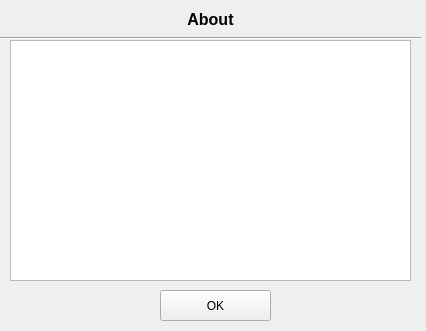
<?xml version="1.0" encoding="UTF-8"?>
<ui version="4.0">
 <class>Form</class>
 <widget class="QWidget" name="Form">
  <property name="geometry">
   <rect>
    <x>0</x>
    <y>0</y>
    <width>426</width>
    <height>331</height>
   </rect>
  </property>
  <property name="windowTitle">
   <string>About</string>
  </property>
  <widget class="Line" name="line">
   <property name="geometry">
    <rect>
     <x>0</x>
     <y>30</y>
     <width>421</width>
     <height>16</height>
    </rect>
   </property>
   <property name="orientation">
    <enum>Qt::Horizontal</enum>
   </property>
  </widget>
  <widget class="QLabel" name="about_label">
   <property name="geometry">
    <rect>
     <x>10</x>
     <y>10</y>
     <width>401</width>
     <height>20</height>
    </rect>
   </property>
   <property name="text">
    <string>&lt;html&gt;&lt;head/&gt;&lt;body&gt;&lt;p align=&quot;center&quot;&gt;&lt;span style=&quot; font-size:12pt; font-weight:600;&quot;&gt;About&lt;/span&gt;&lt;/p&gt;&lt;/body&gt;&lt;/html&gt;</string>
   </property>
  </widget>
  <widget class="QLabel" name="about_icon">
   <property name="geometry">
    <rect>
     <x>10</x>
     <y>10</y>
     <width>121</width>
     <height>21</height>
    </rect>
   </property>
   <property name="text">
    <string/>
   </property>
   <property name="pixmap">
    <pixmap>../GUI/images/CI-SEMI.jpg</pixmap>
   </property>
   <property name="scaledContents">
    <bool>true</bool>
   </property>
  </widget>
  <widget class="QTextEdit" name="textEdit">
   <property name="geometry">
    <rect>
     <x>10</x>
     <y>40</y>
     <width>401</width>
     <height>241</height>
    </rect>
   </property>
  </widget>
  <widget class="QPushButton" name="pushButton">
   <property name="geometry">
    <rect>
     <x>160</x>
     <y>290</y>
     <width>111</width>
     <height>31</height>
    </rect>
   </property>
   <property name="text">
    <string>OK</string>
   </property>
  </widget>
 </widget>
 <resources/>
 <connections/>
</ui>
